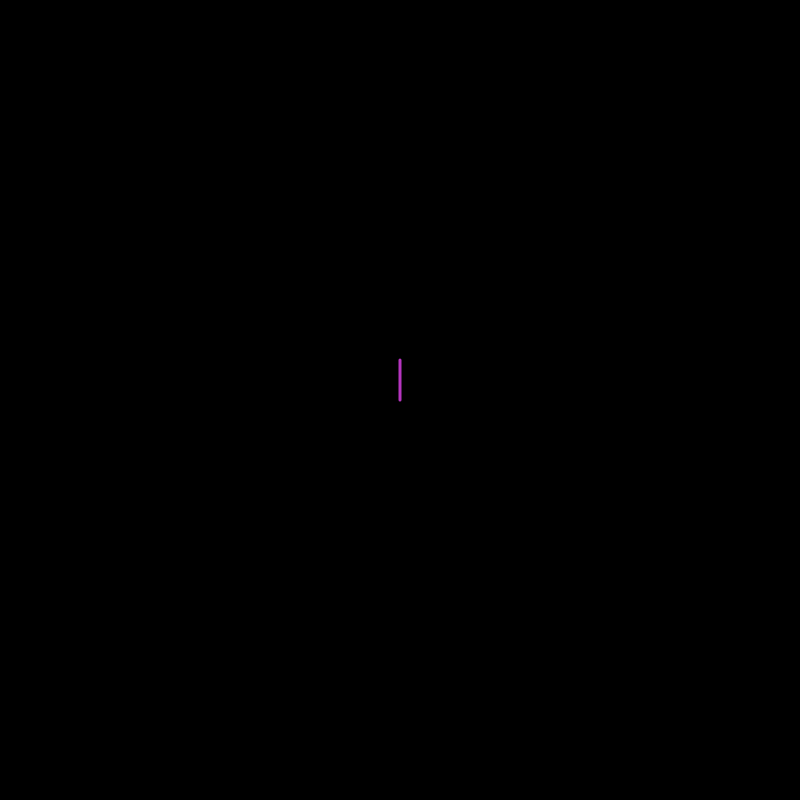
Frame 1 (no input)
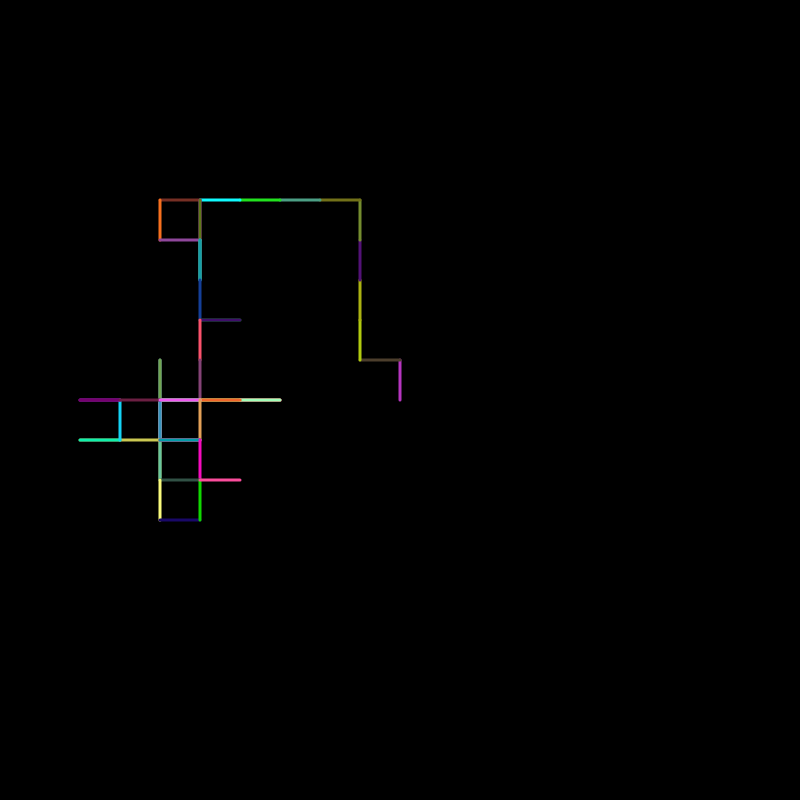
Frame 60 (no input)
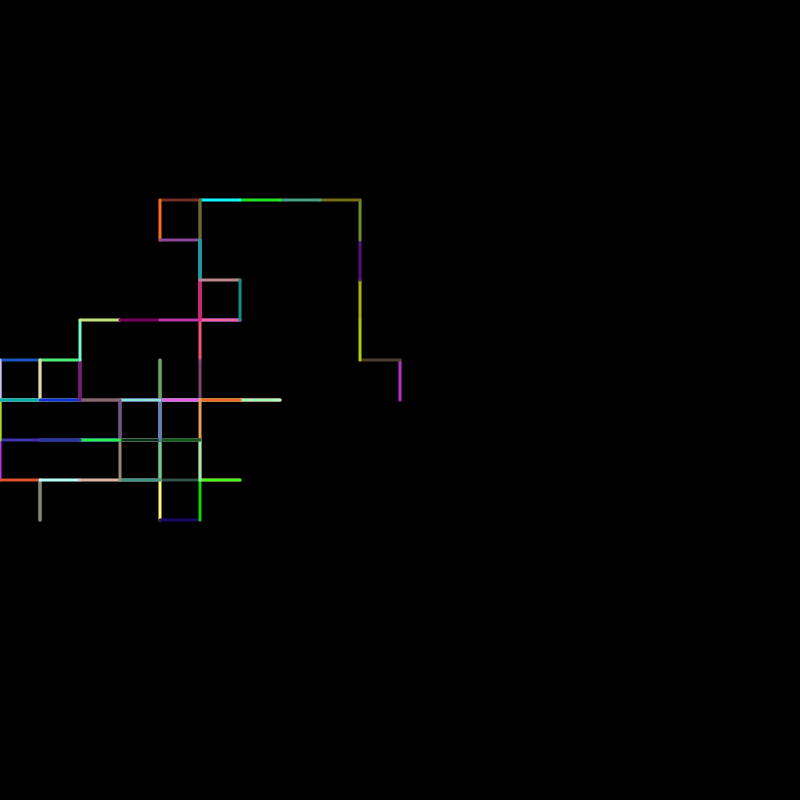
Frame 120 (the mouse pressed at the canvas centre since frame 60)

The p5.js sketch that drew these frames (run headless with seeded random() and noise() and a simulated clock; from frame 60 on, the mouse is pressed at the canvas centre):

// p5.js sketch
// ── sketch.js
// -
// 10 PRINT 0.1 by SiriaGasperoni [10 PRINT, movimento, pattern]
// 2021 © SiriaGasperoni, Daniele @Fupete, Irene @iretrtr and the course DS-2021 at DESIGN.unirsm,
// github.com/ds-2021-unirsm — github.com/fupete - github.com/siriagas
// Educational purposes, MIT License, 2021, San Marino
// —

var r, g, b, a
var x;
var y;
var PreviousXPostion;
var PreviousYPostion;
let lapse = 0;    // mouse timer

function setup() {
	createCanvas(800, 800);
	x = width / 2;
	y = height / 2;
	background(0);
	frameRate(30)
}

function draw() {
	PreviousXPostion = x;
	PreviousYPostion = y;
	r = random(255);
	g = random(255);
	b = random(255);
	a = random(80, 0);
	randomSaturatedColors = color(r, g, b);
	randomUnsaturatedColors = color(r, g, b, a);

	var stepDirection = random(1);
	let step = 40;
	if (stepDirection < 0.25 && x < width) {
		x += step;
	} else if (stepDirection < 0.5 && x > 0) {
		x -= step;
	} else if (stepDirection < 0.75 && y < height) {
		y += step;
	} else if ( y > 0){
		y -= step;
	}


	stroke(r,g,b);
	strokeWeight(3);
	line(x, y, PreviousXPostion, PreviousYPostion);
}
